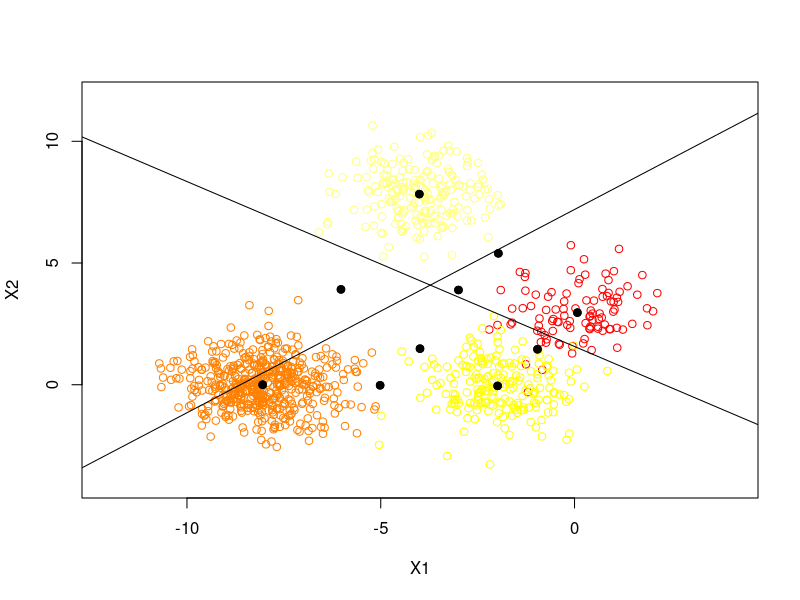

The R source for this figure:
X1 <-
    data.frame(
        x1 = rnorm(100, mean = 0, sd = 1),
        x2 = rnorm(100, mean = 3, sd = 1),
        class = "black"
    )
X2 <-
    data.frame(
        x1 = rnorm(200, mean = -4, sd = 1),
        x2 = rnorm(200, mean = 8, sd = 1),
        class = "white"
    )
X3 <- data.frame(
    x1 = rnorm(500, mean = -8, sd = 1),
    x2 = rnorm(500, mean = 0, sd = 1),
    class = "orange"
)
X4 <- data.frame(
    x1 = rnorm(200, mean = -2, sd = 1),
    x2 = rnorm(200, mean = 0, sd = 1),
    class = "red"
)
X <- rbind(X1, X2, X3, X4)

lda2 <- function(value, data) {
    if (is.numeric(data[, 1] & is.numeric(data[, 2]))) {
        names(data) <- c("x1", "x2", "class")
    }
    tab <- table(data$class)
    n_cla <- dim(tab)
    nam <- names(tab)
    pi <- c()
    mu <- matrix(nrow = n_cla, ncol = 2)
    for (i in (1:n_cla)) {
        pi[i] <- tab[i] / dim(data)[1]
        mu[i, 1] <- mean(data$x1[data$class == nam[i]]) # mean matrix: (class1:x1 ... classn:x1)
        mu[i, 2] <- mean(data$x2[data$class == nam[i]]) #              (class1:x2 ... classn:x2)
    }
    names(pi) <- nam
    val <- list()
    dev <- list()
    mul <- list()
    ccov <- list()
    for (i in (1:n_cla)) {
        val[[i]] <- matrix(nrow = tab[i], ncol = 2)
        val[[i]] <- cbind(data$x1[data$class == nam[i]], data$x2[data$class == nam[i]])
        dev[[i]] <- matrix(nrow = tab[i], ncol = 2)
        for (j in (1:tab[i])) {
            dev[[i]][j, ] <- val[[i]][j,] - mu[i,]
        }
        mul[[i]] <- matrix(nrow = 2, ncol = 2)
        ccov[[i]] <- matrix(nrow = 2, ncol = 2)
        mul[[i]] <- t(dev[[i]]) %*% dev[[i]]
        ccov[[i]] <- mul[[i]] / (dim(data)[1] - n_cla)
    }
    dis <- c()
    exp <- c()
    cov <- Reduce('+', ccov)
    rownames(cov) <- c("x1", "x2")
    colnames(cov) <- c("x1", "x2")
    inv <- solve(cov)
    for (i in (1:n_cla)) {
        dis[i] <- t(value) %*% inv %*% mu[i,] - 0.5 %*% t(mu[i,]) %*% inv %*% mu[i,] + log(pi[i])
    }
    prob <- c()
    prob <- exp(dis) / sum(exp(dis))
    names(dis) <- nam
    class <- names(dis)[dis == max(dis)]
    score <- max(dis)
    proba <- max(prob)
    out <- as.data.frame(cbind(class, score, proba))
    maxx <- matrix(nrow = n_cla, ncol = 2)
    minx <- matrix(nrow = n_cla, ncol = 2)
    for (i in (1:n_cla)) {
        for (j in (1:2)) {
            maxx[i, j] <- mu[i, j] + 4 * sqrt(cov[j, j])
            minx[i, j] <- mu[i, j] - 4 * sqrt(cov[j, j])
        }
    }
    col <- heat.colors(n = n_cla)
    plot(
        X$x1[X$class == nam[1]],
        X$x2[X$class == nam[1]],
        xlim = c(min(minx[, 1]), max(maxx[, 1])),
        ylim = c(min(minx[, 2]), max(maxx[, 2])),
        col = col[1],
        xlab = "X1",
        ylab = "X2"
    )
    for (i in (2:n_cla)) {
        points(X$x1[X$class == nam[i]],
               X$x2[X$class == nam[i]],
               col = col[i])
    }
    orth <- list()
    for (i in (1:n_cla)) {
        points(mu[i, 1], mu[i, 2], pch = 19)
        for (k in (1:n_cla)) {
            points(0.5 * (mu[i, 1] + mu[k, 1]), 0.5 * (mu[i, 2] + mu[k, 2]), pch = 19)
            orth[[i + k - 1]] <- c() # does this indexing work for >3 classes (empty elements?)
            orth[[i + k - 1]] <- inv %*% (mu[i,] - mu[k,])
        }
    }
    orth[[1]] <- NULL
    orth[[0.5 * n_cla * (n_cla - 1) + 1]] <- NULL # we have n(n-1)/2 segments between n points and n(n-1)/2+2 vectors in orth
    slope <- c()
    for (i in (1:(0.5 * n_cla * (n_cla - 1)))) {
        slope[i] <- -orth[[i]][1, ] / orth[[i]][2, ]
    }
    interc <- matrix(nrow = n_cla, ncol = n_cla)
    for (i in (1:n_cla)) {
        for (k in (i:n_cla)) {
            interc[i,k] <- -(slope[i] * 0.5 * (mu[i, 1] + mu[k, 1]) - 0.5 * (mu[i, 2] + mu[k, 2])) # intercept wil have to be double indexed (matrix, because of combinatorics)
        }
    }
    abline(b = slope[2],
           a = interc[3,3]) # [1,2], [2,3], [3,2] are the correct intercepts for three classes
    return(list(pi, cov, out, slope, interc))
}
lda2(c(-2, 5), X)
abline(a = 7.2, b = 0.835)
